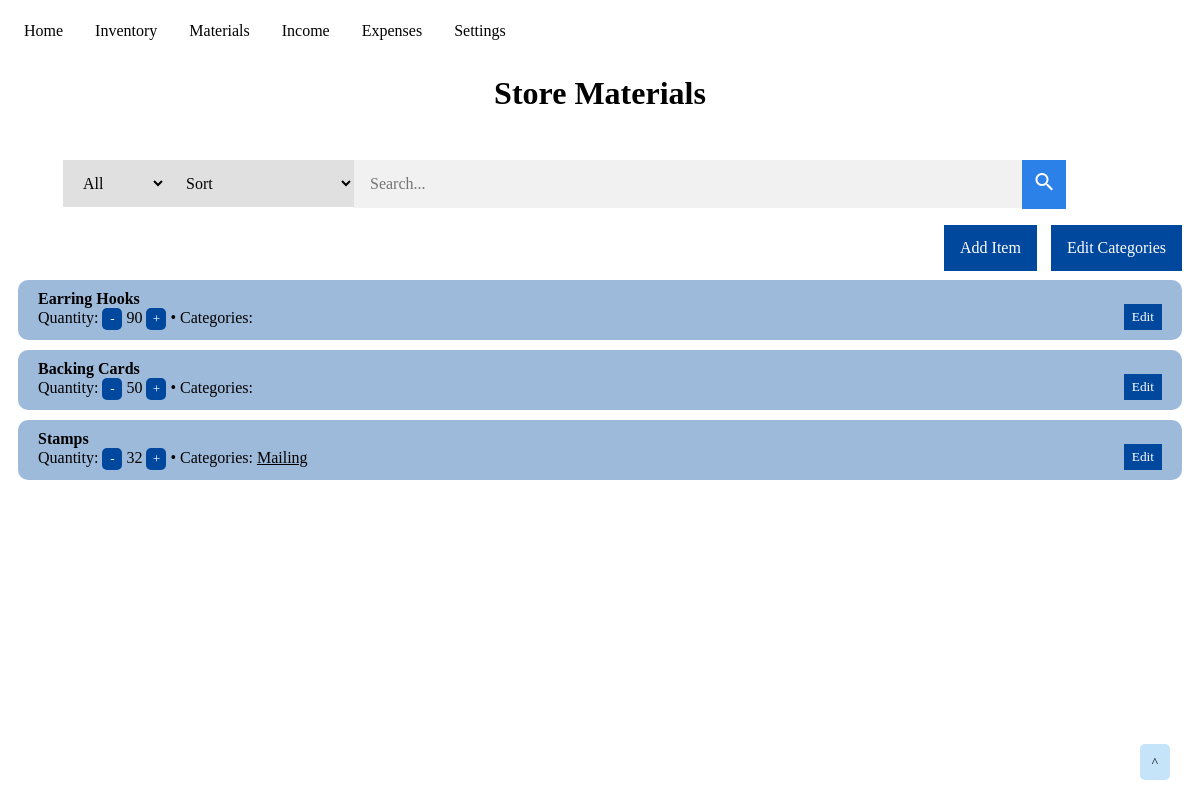
Page /materials on the earlier database version.
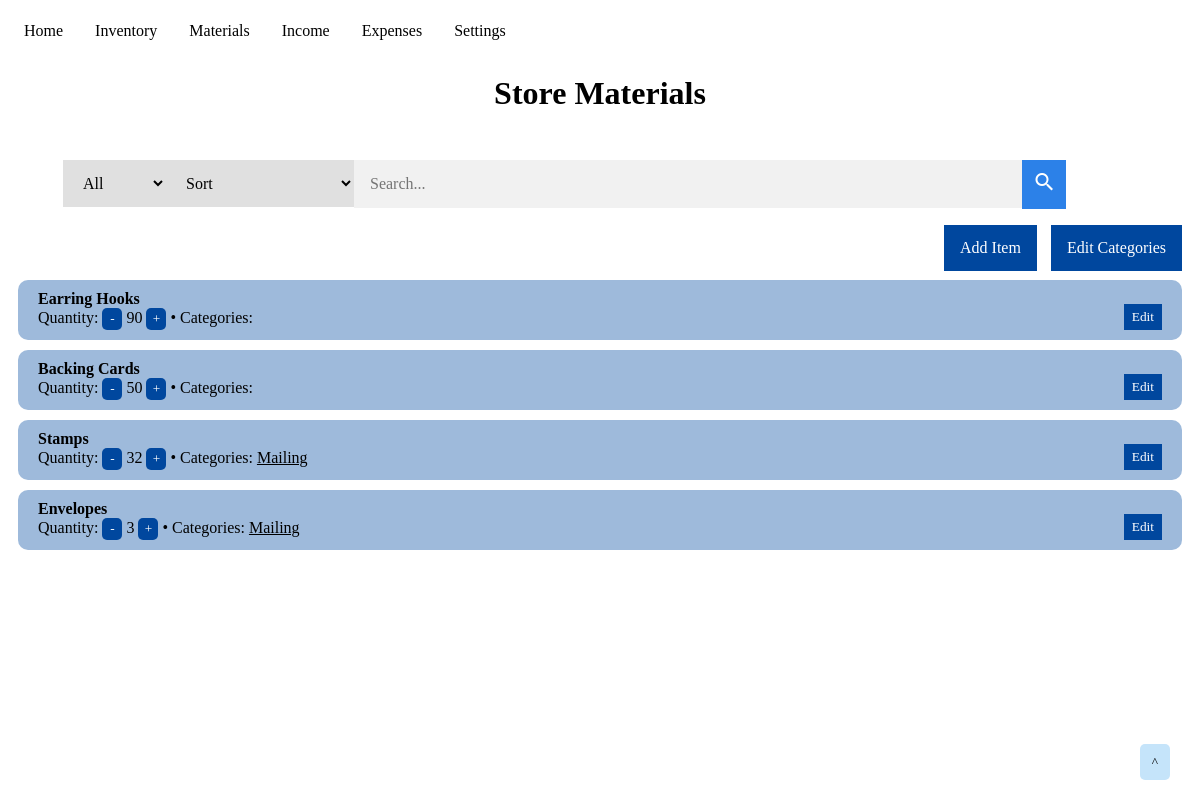
Same page on the later database version.
### tables this page shows
CREATE TABLE store_materials (
    material_id INTEGER PRIMARY KEY AUTOINCREMENT,
    name TEXT NOT NULL,
    quantity INTEGER NOT NULL
);

CREATE TABLE materials_categories (
    tag_id INTEGER PRIMARY KEY AUTOINCREMENT,
    name TEXT NOT NULL
);

### app.py (the view, shortened to what this page needs)
@app.route('/materials', methods=('POST', 'GET'))
def materials():
    materials_categories = get_materials_categories()
    materials_connections = get_materials_connections()
    materials_items = get_materials_items()
    return render_template('materials_view.html', materials_items=materials_items, materials_categories=materials_categories, materials_connections=materials_connections, selected_materials_category=0, sort_order=0)

### app.py (called while the page is built)
def get_db_connection():
    conn = sqlite3.connect('database.db')
    conn.row_factory = sqlite3.Row
    return conn

def get_materials_items():
    conn = get_db_connection()
    materials_items = conn.execute('SELECT * FROM store_materials').fetchall()
    conn.close()
    return materials_items

def get_materials_categories():
    conn = get_db_connection()
    cur = conn.cursor()
    materials_categories = cur.execute('SELECT * FROM materials_categories').fetchall()
    conn.close()
    return materials_categories

def get_materials_connections():
    conn = get_db_connection()
    cur = conn.cursor()
    materials_connections = cur.execute('SELECT * FROM material_to_category').fetchall()
    conn.close()
    return materials_connections

### templates/materials_view.html (shortened to what this page needs)
{% extends 'base.html' %}
{% block content %}
    <h1>{% block title %}Store Materials{% endblock %}</h1>
    <div class="menu">
            <ul class="menu-bar">
                <li class="menu-item menu-search">
                    <form class="search-bar" method="post" action="">
                        <select name="category-search" class="search-category">
                            {% if selected_materials_category == 0 %}
                                <option value="0" selected>All</option>
                            {% else %}
                                <option value="0">All</option>
                            {% endif %}
                        </select>
                        <select name="sort-search" class="search-sort">
                            {% if sort_order == 0 %}
                                <option value="0" selected>Sort</option>
                            {% else %}
                                <option value="0">Sort</option>
                            {% endif %}
                        </select>
                        <input type="text" placeholder="Search..." name="search-by" class="search-item">
                        <button type="submit" class="search-button"><i class="material-icons">search</i></button>
                    </form>
                </li>
            </ul>
        </div>
        <div class="materials-menu">
            <ul class="menu-bar menu-bar-items">
                <li class="menu-item menu-add">
                    <a class="menu-item-link" href="{{url_for('materials_add_item')}}"><button class="menu-button">Add Item</button></a>
                </li>
                <li class="menu-item menu-edit">
                    <a class="menu-item-link" href="{{url_for('materials_edit_categories')}}"><button class="menu-button">Edit Categories</button></a>
                </li>
            </ul>
        </div>
        <div id="materials">
            {% for item in materials_items %}
                <div class="item">
                    <div class="item-name"><b>{{ item['name'] }}</b></div>
                    <span class="item-info">
                        Quantity:
                        <button class="decrease-button quantity-button" value="{{ item['material_id'] }}">-</button>
                        <span class="item-info quantity">{{ item['quantity'] }}</span>
                        <button class="increase-button quantity-button" value="{{ item['material_id'] }}">+</button>
                    </span>
                    <span> &#8226; </span>
                    <span class="item-info item-categories">
                        Categories:
                        {% for connection in materials_connections %}
                            {% if connection['material_id'] == item['material_id'] %}
                                {% for category in materials_categories %}
                                    {% if category['tag_id'] == connection['tag_id'] %}
                                        <u>{{ category['name'] }}</u>
                                    {% endif %}
                                {% endfor %}
                            {% endif %}
                        {% endfor %}
                    </span>
                    <a href="{{ url_for('materials_edit_item', material_id=item['material_id']) }}"><button class="form-button edit-button">Edit</button></a>
                </div>
            {% endfor %}
        </div>
{% endblock %}

Differences in the rows shown:
added store_materials: name "Envelopes", {{ item['material_id'] }} 4 (drawn), quantity "3", materials_categories (name "Mailing")
added material_to_category: materials_categories (name "Mailing")
